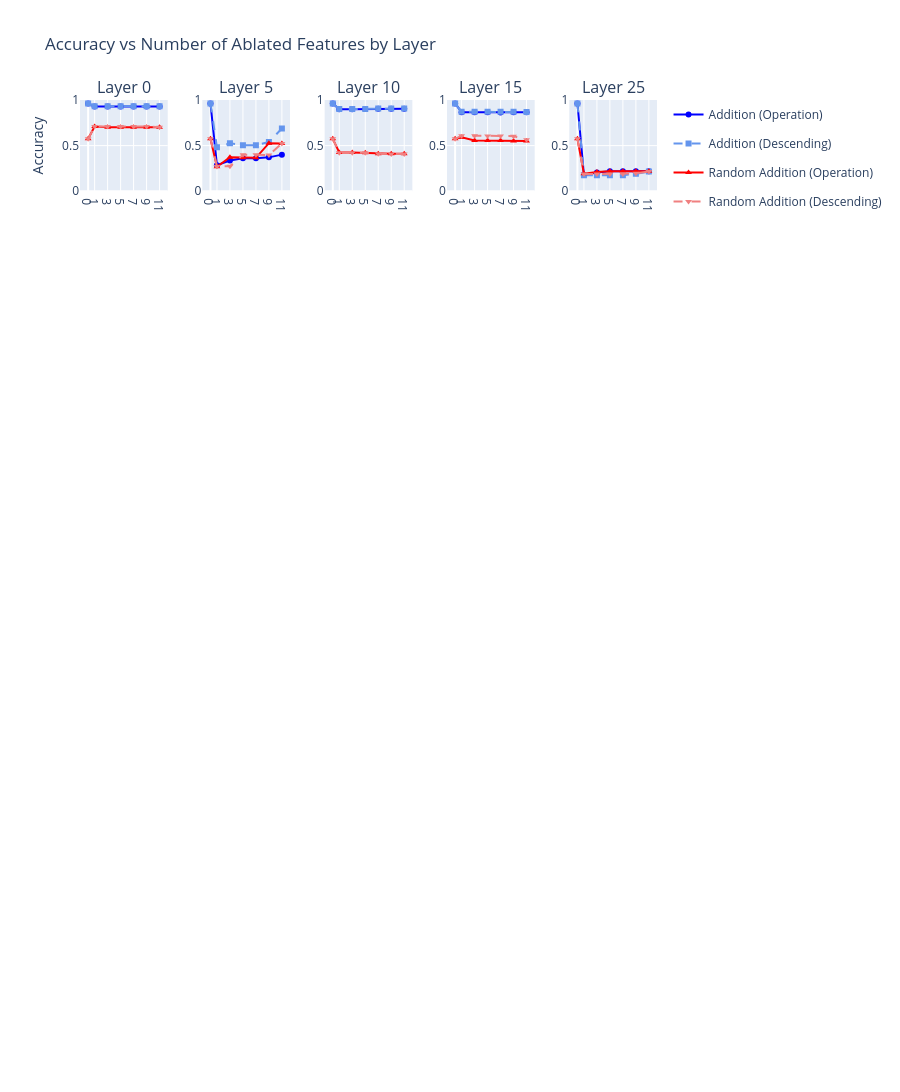

The notebook cell saved with this chart:
### Code cell
addition_descending_config = {
    ('addition', 'operation_ablation'): {'color': 'blue', 'linestyle': '-', 'marker': 'o', 'label': 'Addition (Operation)', 
                                         'name': 'Addition (Operation)', 'dash': 'solid', 'symbol': 'circle',
                                         'linewidth': 2.5, 'markersize': 8},
    ('addition_descending', 'operation_ablation'): {'color': 'cornflowerblue', 'linestyle': '--', 'marker': 's', 'label': 'Addition (Descending)',
                                    'name': 'Addition (Descending)', 'dash': 'dash', 'symbol': 'square',
                                    'linewidth': 2.5, 'markersize': 8},
    ('random_addition', 'operation_ablation'): {'color': 'red', 'linestyle': '-', 'marker': '^', 'label': 'Random Addition (Operation)',
                                                'name': 'Random Addition (Operation)', 'dash': 'solid', 'symbol': 'triangle-up',
                                                'linewidth': 2.5, 'markersize': 8},
    ('random_addition_descending', 'operation_ablation'): {'color': 'lightcoral', 'linestyle': '--', 'marker': 'v', 'label': 'Random Addition (Descending)',
                                           'name': 'Random Addition (Descending)', 'dash': 'dash', 'symbol': 'triangle-down',
                                           'linewidth': 2.5, 'markersize': 8}
}

# Generate the plots
plot_accuracy_by_features_per_layer(accuracy_results, addition_descending_config, layers=[0, 5, 10, 15, 25])
# Generate the interactive plots
plot_accuracy_by_features_interactive(accuracy_results, addition_descending_config, layers=[0, 5, 10, 15, 25])

plot_individual_layer_plots(accuracy_results, addition_descending_config, layers=[0, 5, 10, 15, 25])

### Figure 1 — Plotly figure (JSON) as saved in the notebook; plotly's stock layout.template omitted (floating-point values rounded to 4 significant figures)
{"data": [{"legendgroup": "Addition (Operation)", "line": {"color": "blue", "dash": "solid", "width": 2}, "marker": {"size": 6, "symbol": "circle"}, "mode": "lines+markers", "name": "Addition (Operation)", "showlegend": true, "type": "scatter", "x": [0, 1, 3, 5, 7, 9, 11], "xaxis": "x", "y": [0.9625, 0.9283, 0.9275, 0.9275, 0.9275, 0.9275, 0.9275], "yaxis": "y"}, {"legendgroup": "Addition (Descending)", "line": {"color": "cornflowerblue", "dash": "dash", "width": 2}, "marker": {"size": 6, "symbol": "square"}, "mode": "lines+markers", "name": "Addition (Descending)", "showlegend": true, "type": "scatter", "x": [0, 1, 3, 5, 7, 9, 11], "xaxis": "x", "y": [0.9625, 0.9311, 0.9311, 0.9311, 0.9312, 0.9312, 0.9302], "yaxis": "y"}, {"legendgroup": "Random Addition (Operation)", "line": {"color": "red", "dash": "solid", "width": 2}, "marker": {"size": 6, "symbol": "triangle-up"}, "mode": "lines+markers", "name": "Random Addition (Operation)", "showlegend": true, "type": "scatter", "x": [0, 1, 3, 5, 7, 9, 11], "xaxis": "x", "y": [0.5743, 0.7086, 0.7001, 0.7001, 0.7016, 0.7016, 0.7016], "yaxis": "y"}, {"legendgroup": "Random Addition (Descending)", "line": {"color": "lightcoral", "dash": "dash", "width": 2}, "marker": {"size": 6, "symbol": "triangle-down"}, "mode": "lines+markers", "name": "Random Addition (Descending)", "showlegend": true, "type": "scatter", "x": [0, 1, 3, 5, 7, 9, 11], "xaxis": "x", "y": [0.5743, 0.7086, 0.7086, 0.7086, 0.7104, 0.7104, 0.7016], "yaxis": "y"}, {"legendgroup": "Addition (Operation)", "line": {"color": "blue", "dash": "solid", "width": 2}, "marker": {"size": 6, "symbol": "circle"}, "mode": "lines+markers", "name": "Addition (Operation)", "showlegend": false, "type": "scatter", "x": [0, 1, 3, 5, 7, 9, 11], "xaxis": "x2", "y": [0.9625, 0.2852, 0.3364, 0.3601, 0.3601, 0.371, 0.401], "yaxis": "y2"}, {"legendgroup": "Addition (Descending)", "line": {"color": "cornflowerblue", "dash": "dash", "width": 2}, "marker": {"size": 6, "symbol": "square"}, "mode": "lines+markers", "name": "Addition (Descending)", "showlegend": false, "type": "scatter", "x": [0, 1, 3, 5, 7, 9, 11], "xaxis": "x2", "y": [0.9625, 0.4823, 0.5248, 0.5045, 0.5045, 0.5394, 0.6878], "yaxis": "y2"}, {"legendgroup": "Random Addition (Operation)", "line": {"color": "red", "dash": "solid", "width": 2}, "marker": {"size": 6, "symbol": "triangle-up"}, "mode": "lines+markers", "name": "Random Addition (Operation)", "showlegend": false, "type": "scatter", "x": [0, 1, 3, 5, 7, 9, 11], "xaxis": "x2", "y": [0.5743, 0.2685, 0.3718, 0.3663, 0.3663, 0.527, 0.5231], "yaxis": "y2"}, {"legendgroup": "Random Addition (Descending)", "line": {"color": "lightcoral", "dash": "dash", "width": 2}, "marker": {"size": 6, "symbol": "triangle-down"}, "mode": "lines+markers", "name": "Random Addition (Descending)", "showlegend": false, "type": "scatter", "x": [0, 1, 3, 5, 7, 9, 11], "xaxis": "x2", "y": [0.5743, 0.272, 0.2729, 0.3998, 0.3998, 0.3959, 0.5241], "yaxis": "y2"}, {"legendgroup": "Addition (Operation)", "line": {"color": "blue", "dash": "solid", "width": 2}, "marker": {"size": 6, "symbol": "circle"}, "mode": "lines+markers", "name": "Addition (Operation)", "showlegend": false, "type": "scatter", "x": [0, 1, 3, 5, 7, 9, 11], "xaxis": "x3", "y": [0.9625, 0.8993, 0.8993, 0.9, 0.9036, 0.9036, 0.9036], "yaxis": "y3"}, {"legendgroup": "Addition (Descending)", "line": {"color": "cornflowerblue", "dash": "dash", "width": 2}, "marker": {"size": 6, "symbol": "square"}, "mode": "lines+markers", "name": "Addition (Descending)", "showlegend": false, "type": "scatter", "x": [0, 1, 3, 5, 7, 9, 11], "xaxis": "x3", "y": [0.9625, 0.9022, 0.9022, 0.9022, 0.9063, 0.9066, 0.9066], "yaxis": "y3"}, {"legendgroup": "Random Addition (Operation)", "line": {"color": "red", "dash": "solid", "width": 2}, "marker": {"size": 6, "symbol": "triangle-up"}, "mode": "lines+markers", "name": "Random Addition (Operation)", "showlegend": false, "type": "scatter", "x": [0, 1, 3, 5, 7, 9, 11], "xaxis": "x3", "y": [0.5743, 0.4251, 0.4251, 0.4207, 0.4098, 0.4098, 0.4098], "yaxis": "y3"}, {"legendgroup": "Random Addition (Descending)", "line": {"color": "lightcoral", "dash": "dash", "width": 2}, "marker": {"size": 6, "symbol": "triangle-down"}, "mode": "lines+markers", "name": "Random Addition (Descending)", "showlegend": false, "type": "scatter", "x": [0, 1, 3, 5, 7, 9, 11], "xaxis": "x3", "y": [0.5743, 0.4217, 0.4217, 0.4217, 0.4104, 0.4083, 0.4083], "yaxis": "y3"}, {"legendgroup": "Addition (Operation)", "line": {"color": "blue", "dash": "solid", "width": 2}, "marker": {"size": 6, "symbol": "circle"}, "mode": "lines+markers", "name": "Addition (Operation)", "showlegend": false, "type": "scatter", "x": [0, 1, 3, 5, 7, 9, 11], "xaxis": "x4", "y": [0.9625, 0.8665, 0.8644, 0.865, 0.8642, 0.8648, 0.8648], "yaxis": "y4"}, {"legendgroup": "Addition (Descending)", "line": {"color": "cornflowerblue", "dash": "dash", "width": 2}, "marker": {"size": 6, "symbol": "square"}, "mode": "lines+markers", "name": "Addition (Descending)", "showlegend": false, "type": "scatter", "x": [0, 1, 3, 5, 7, 9, 11], "xaxis": "x4", "y": [0.9625, 0.8703, 0.8703, 0.8713, 0.871, 0.8713, 0.8688], "yaxis": "y4"}, {"legendgroup": "Random Addition (Operation)", "line": {"color": "red", "dash": "solid", "width": 2}, "marker": {"size": 6, "symbol": "triangle-up"}, "mode": "lines+markers", "name": "Random Addition (Operation)", "showlegend": false, "type": "scatter", "x": [0, 1, 3, 5, 7, 9, 11], "xaxis": "x4", "y": [0.5743, 0.5925, 0.5562, 0.5553, 0.5553, 0.5516, 0.5516], "yaxis": "y4"}, {"legendgroup": "Random Addition (Descending)", "line": {"color": "lightcoral", "dash": "dash", "width": 2}, "marker": {"size": 6, "symbol": "triangle-down"}, "mode": "lines+markers", "name": "Random Addition (Descending)", "showlegend": false, "type": "scatter", "x": [0, 1, 3, 5, 7, 9, 11], "xaxis": "x4", "y": [0.5743, 0.6089, 0.6089, 0.6046, 0.6046, 0.6038, 0.5637], "yaxis": "y4"}, {"legendgroup": "Addition (Operation)", "line": {"color": "blue", "dash": "solid", "width": 2}, "marker": {"size": 6, "symbol": "circle"}, "mode": "lines+markers", "name": "Addition (Operation)", "showlegend": false, "type": "scatter", "x": [0, 1, 3, 5, 7, 9, 11], "xaxis": "x5", "y": [0.9625, 0.1791, 0.2046, 0.219, 0.219, 0.219, 0.2188], "yaxis": "y5"}, {"legendgroup": "Addition (Descending)", "line": {"color": "cornflowerblue", "dash": "dash", "width": 2}, "marker": {"size": 6, "symbol": "square"}, "mode": "lines+markers", "name": "Addition (Descending)", "showlegend": false, "type": "scatter", "x": [0, 1, 3, 5, 7, 9, 11], "xaxis": "x5", "y": [0.9625, 0.1758, 0.1757, 0.1757, 0.1757, 0.1908, 0.215], "yaxis": "y5"}, {"legendgroup": "Random Addition (Operation)", "line": {"color": "red", "dash": "solid", "width": 2}, "marker": {"size": 6, "symbol": "triangle-up"}, "mode": "lines+markers", "name": "Random Addition (Operation)", "showlegend": false, "type": "scatter", "x": [0, 1, 3, 5, 7, 9, 11], "xaxis": "x5", "y": [0.5743, 0.1927, 0.2104, 0.2195, 0.2195, 0.2195, 0.2196], "yaxis": "y5"}, {"legendgroup": "Random Addition (Descending)", "line": {"color": "lightcoral", "dash": "dash", "width": 2}, "marker": {"size": 6, "symbol": "triangle-down"}, "mode": "lines+markers", "name": "Random Addition (Descending)", "showlegend": false, "type": "scatter", "x": [0, 1, 3, 5, 7, 9, 11], "xaxis": "x5", "y": [0.5743, 0.1886, 0.1886, 0.1886, 0.1886, 0.196, 0.2152], "yaxis": "y5"}], "layout": {"annotations": [{"font": {"size": 16}, "showarrow": false, "text": "Layer 0", "x": 0.076, "xanchor": "center", "xref": "paper", "y": 1.0, "yanchor": "bottom", "yref": "paper"}, {"font": {"size": 16}, "showarrow": false, "text": "Layer 5", "x": 0.288, "xanchor": "center", "xref": "paper", "y": 1.0, "yanchor": "bottom", "yref": "paper"}, {"font": {"size": 16}, "showarrow": false, "text": "Layer 10", "x": 0.5, "xanchor": "center", "xref": "paper", "y": 1.0, "yanchor": "bottom", "yref": "paper"}, {"font": {"size": 16}, "showarrow": false, "text": "Layer 15", "x": 0.712, "xanchor": "center", "xref": "paper", "y": 1.0, "yanchor": "bottom", "yref": "paper"}, {"font": {"size": 16}, "showarrow": false, "text": "Layer 25", "x": 0.924, "xanchor": "center", "xref": "paper", "y": 1.0, "yanchor": "bottom", "yref": "paper"}], "height": 1200, "legend": {"x": 1.02, "xanchor": "left", "y": 1, "yanchor": "top"}, "showlegend": true, "title": {"text": "Accuracy vs Number of Ablated Features by Layer"}, "xaxis": {"anchor": "y", "domain": [0, 0.152], "tickvals": [0, 1, 3, 5, 7, 9, 11], "title": {"text": ""}}, "xaxis10": {"anchor": "y10", "domain": [0.848, 1]}, "xaxis11": {"anchor": "y11", "domain": [0, 0.152]}, "xaxis12": {"anchor": "y12", "domain": [0.212, 0.364]}, "xaxis13": {"anchor": "y13", "domain": [0.424, 0.576]}, "xaxis14": {"anchor": "y14", "domain": [0.636, 0.788]}, "xaxis15": {"anchor": "y15", "domain": [0.848, 1]}, "xaxis16": {"anchor": "y16", "domain": [0, 0.152]}, "xaxis17": {"anchor": "y17", "domain": [0.212, 0.364]}, "xaxis18": {"anchor": "y18", "domain": [0.424, 0.576]}, "xaxis19": {"anchor": "y19", "domain": [0.636, 0.788]}, "xaxis2": {"anchor": "y2", "domain": [0.212, 0.364], "tickvals": [0, 1, 3, 5, 7, 9, 11], "title": {"text": ""}}, "xaxis20": {"anchor": "y20", "domain": [0.848, 1]}, "xaxis21": {"anchor": "y21", "domain": [0, 0.152]}, "xaxis22": {"anchor": "y22", "domain": [0.212, 0.364]}, "xaxis23": {"anchor": "y23", "domain": [0.424, 0.576]}, "xaxis24": {"anchor": "y24", "domain": [0.636, 0.788]}, "xaxis25": {"anchor": "y25", "domain": [0.848, 1]}, "xaxis26": {"anchor": "y26", "domain": [0, 0.152]}, "xaxis27": {"anchor": "y27", "domain": [0.212, 0.364]}, "xaxis28": {"anchor": "y28", "domain": [0.424, 0.576]}, "xaxis29": {"anchor": "y29", "domain": [0.636, 0.788]}, "xaxis3": {"anchor": "y3", "domain": [0.424, 0.576], "tickvals": [0, 1, 3, 5, 7, 9, 11], "title": {"text": ""}}, "xaxis30": {"anchor": "y30", "domain": [0.848, 1]}, "xaxis4": {"anchor": "y4", "domain": [0.636, 0.788], "tickvals": [0, 1, 3, 5, 7, 9, 11], "title": {"text": ""}}, "xaxis5": {"anchor": "y5", "domain": [0.848, 1], "tickvals": [0, 1, 3, 5, 7, 9, 11], "title": {"text": ""}}, "xaxis6": {"anchor": "y6", "domain": [0, 0.152]}, "xaxis7": {"anchor": "y7", "domain": [0.212, 0.364]}, "xaxis8": {"anchor": "y8", "domain": [0.424, 0.576]}, "xaxis9": {"anchor": "y9", "domain": [0.636, 0.788]}, "yaxis": {"anchor": "x", "domain": [0.9, 1.0], "range": [0, 1], "title": {"text": "Accuracy"}}, "yaxis10": {"anchor": "x10", "domain": [0.72, 0.82]}, "yaxis11": {"anchor": "x11", "domain": [0.54, 0.64]}, "yaxis12": {"anchor": "x12", "domain": [0.54, 0.64]}, "yaxis13": {"anchor": "x13", "domain": [0.54, 0.64]}, "yaxis14": {"anchor": "x14", "domain": [0.54, 0.64]}, "yaxis15": {"anchor": "x15", "domain": [0.54, 0.64]}, "yaxis16": {"anchor": "x16", "domain": [0.36, 0.46]}, "yaxis17": {"anchor": "x17", "domain": [0.36, 0.46]}, "yaxis18": {"anchor": "x18", "domain": [0.36, 0.46]}, "yaxis19": {"anchor": "x19", "domain": [0.36, 0.46]}, "yaxis2": {"anchor": "x2", "domain": [0.9, 1.0], "range": [0, 1], "title": {"text": ""}}, "yaxis20": {"anchor": "x20", "domain": [0.36, 0.46]}, "yaxis21": {"anchor": "x21", "domain": [0.18, 0.28]}, "yaxis22": {"anchor": "x22", "domain": [0.18, 0.28]}, "yaxis23": {"anchor": "x23", "domain": [0.18, 0.28]}, "yaxis24": {"anchor": "x24", "domain": [0.18, 0.28]}, "yaxis25": {"anchor": "x25", "domain": [0.18, 0.28]}, "yaxis26": {"anchor": "x26", "domain": [0, 0.1]}, "yaxis27": {"anchor": "x27", "domain": [0, 0.1]}, "yaxis28": {"anchor": "x28", "domain": [0, 0.1]}, "yaxis29": {"anchor": "x29", "domain": [0, 0.1]}, "yaxis3": {"anchor": "x3", "domain": [0.9, 1.0], "range": [0, 1], "title": {"text": ""}}, "yaxis30": {"anchor": "x30", "domain": [0, 0.1]}, "yaxis4": {"anchor": "x4", "domain": [0.9, 1.0], "range": [0, 1], "title": {"text": ""}}, "yaxis5": {"anchor": "x5", "domain": [0.9, 1.0], "range": [0, 1], "title": {"text": ""}}, "yaxis6": {"anchor": "x6", "domain": [0.72, 0.82]}, "yaxis7": {"anchor": "x7", "domain": [0.72, 0.82]}, "yaxis8": {"anchor": "x8", "domain": [0.72, 0.82]}, "yaxis9": {"anchor": "x9", "domain": [0.72, 0.82]}}}
